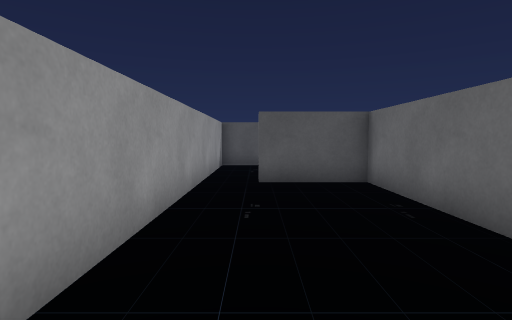
view 1 (above)

17 first-person views from a walk through a Unity game level. The camera is 0.59 m above the floor, tilts 4° down and sees 80° across. The floor is counted in squares, 0.5 m on a side. Each view is taken from the middle of a square. On the plan, view 1 faces up. The plan holds only what a view shows up to about 13 squares ahead; the rest is blank. The player is left out.

view 2
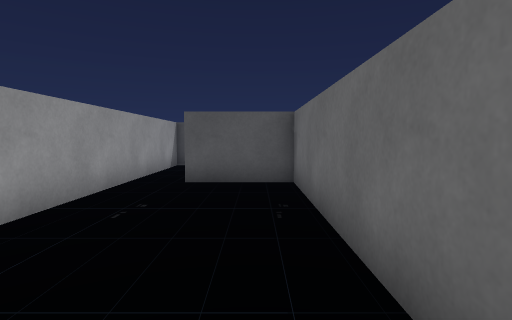

view 3
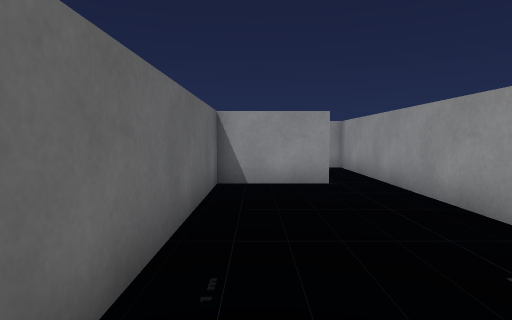

view 4
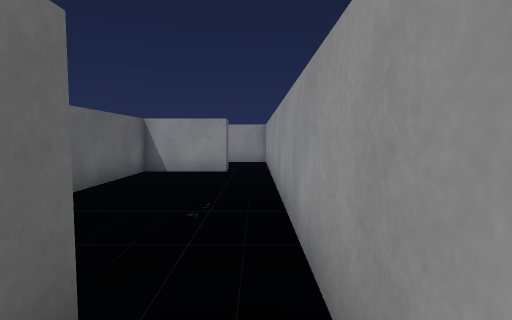

view 5
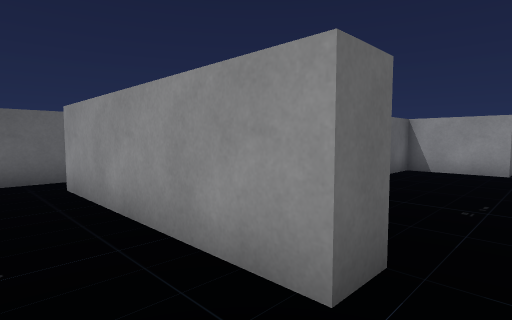

view 6
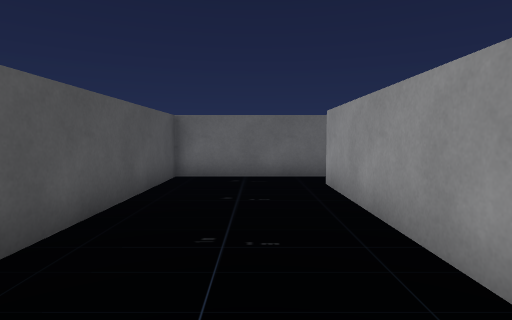

view 7
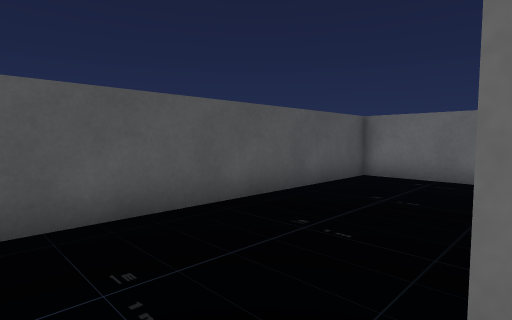

view 8
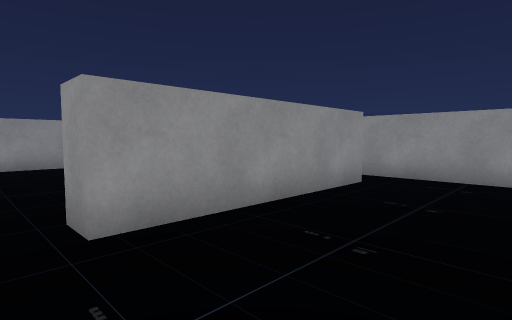

view 9
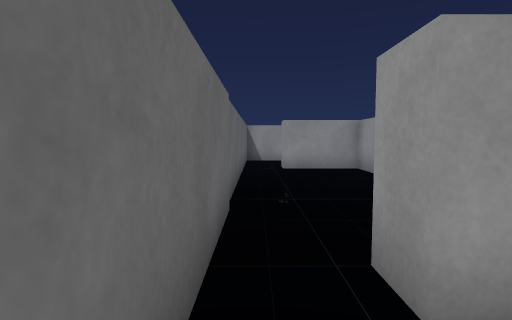

view 10
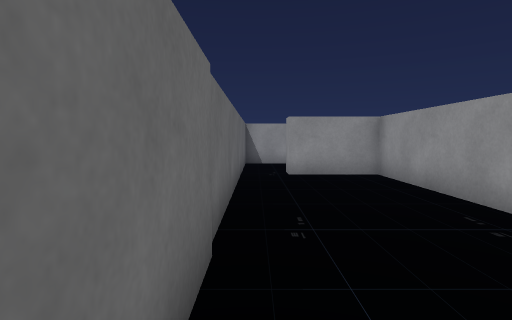

view 11
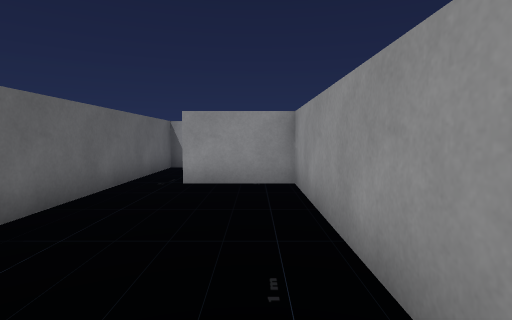

view 12
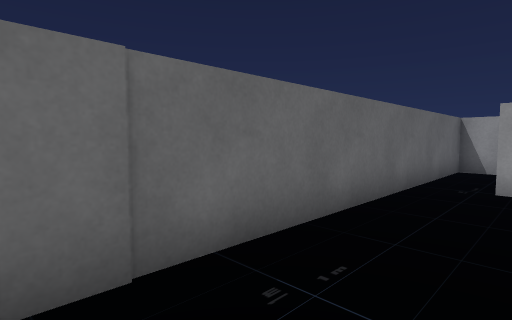

view 13
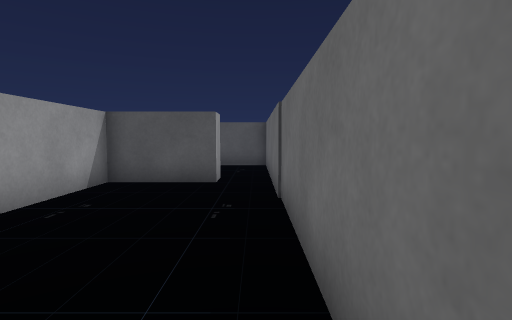

view 14
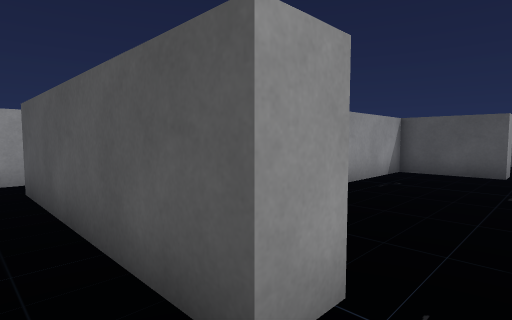

view 15
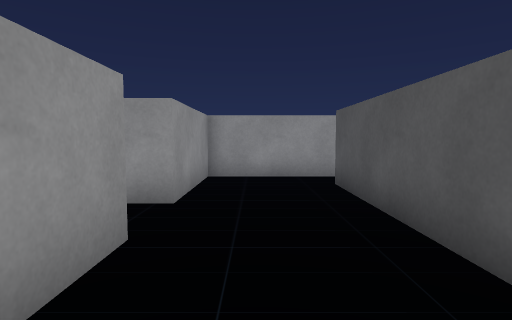

view 16
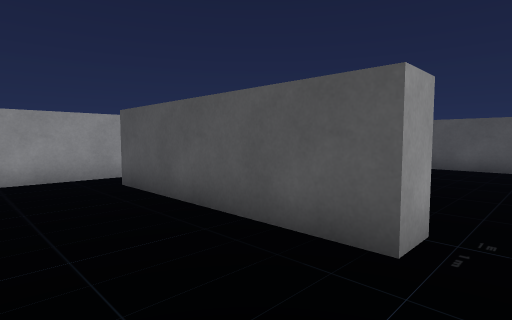

view 17
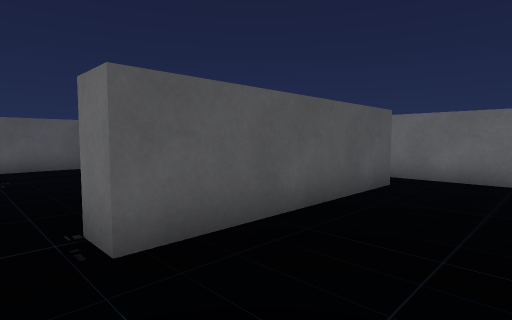

### Floor plan
Points are (right, up) in squares from view 1. A wall is a line through its corners. A room is listed if a view was taken in it or the views show most of it. See-through windows are left out.
Room 1 (views 1, 2, 3, 7)
walls: (0.1, -1) (3, -1) (3, 8.2) (0.1, 8.2) (0.1, 9.2); (-1.5, 9.5) (-1.5, -0.5)
ways out: opening at (-1, 8.5) to room 2; opening at (-1, -1.5) to room 4
Room 2 (views 4, 5, 6, 8, 9, 10)
walls: (0.1, 9.2) (6.9, 9.2) (6.9, 8.2); (8.5, 7.5) (8.5, 13.5) (-0.8, 13.5); (-1.5, 13) (-1.5, 9.5)
ways out: opening at (-1, 8.5) to room 1; opening at (8, 8.5) to room 3
Room 3 (views 11, 12, 13)
walls: (6.9, 8.2) (4, 8.2) (4, -1) (6.9, -1); (8.5, -0.5) (8.5, 7.5)
ways out: opening at (8, 8.5) to room 2; opening at (8, -1.5) to room 4
Room 4 (views 14, 15, 16, 17)
walls: (4.5, -5.5) (8.5, -5.5) (8.5, -0.5); (6.9, -1) (6.9, -1.9) (0.1, -1.9) (0.1, -1); (-1.5, -0.5) (-1.5, -5.5) (2.5, -5.5)
ways out: opening at (-1, -1.5) to room 1; opening at (8, -1.5) to room 3

Where each view was taken, in squares from view 1:
view 1: 0 up, 0 right, facing up
view 2: 0 up, 2 right, facing up
view 3: 7 up, 2 right, facing down
view 4: 10 up, 1 left, facing down
view 5: 11 up, 1 left, facing down-right
view 6: 11 up, 1 left, facing right
view 7: 9 up, 1 left, facing up-right
view 8: 13 up, 8 right, facing down-left
view 9: 11 up, 8 right, facing down
view 10: 9 up, 8 right, facing down
view 11: 7 up, 5 right, facing down
view 12: 7 up, 6 right, facing down-right
view 13: 0 up, 8 right, facing up
view 14: 3 down, 8 right, facing up-left
view 15: 4 down, 8 right, facing left
view 16: 5 down, 8 right, facing up-left
view 17: 5 down, 1 left, facing up-right
